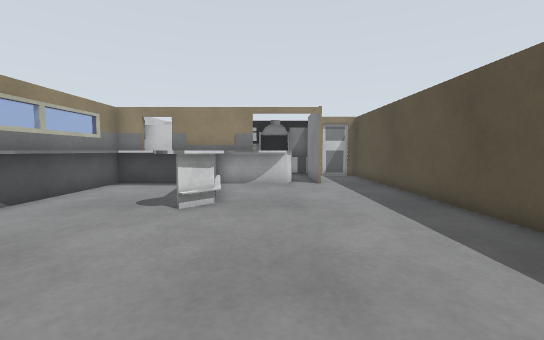
view 1 (above)

13 first-person views from a walk through a world built for the Gazebo simulator. The camera is 0.34 m above the floor, tilts 4° down and sees 90° across. The floor is counted in squares, 0.25 m on a side. Each view is taken from the middle of a square. On the plan, view 1 faces up. The plan holds only what a view shows up to about 13 squares ahead; the rest is blank. Surface patterns are stand-ins for the level's own textures.

view 2
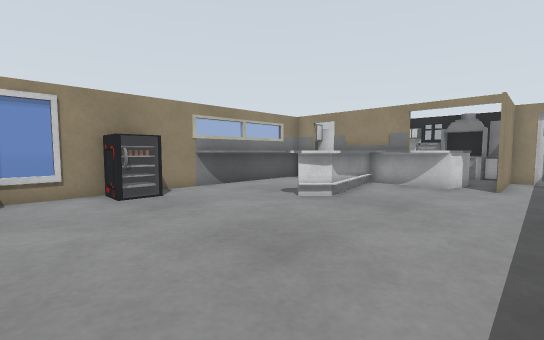

view 3
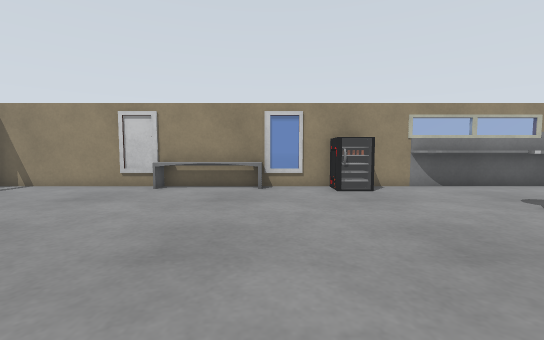

view 4
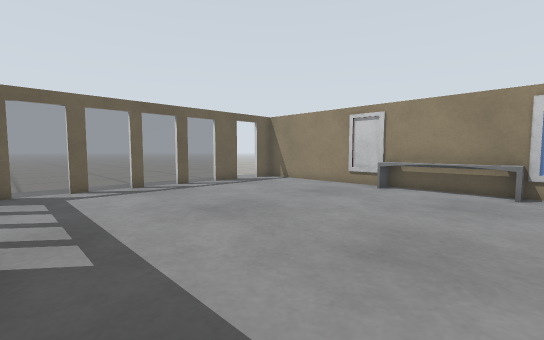

view 5
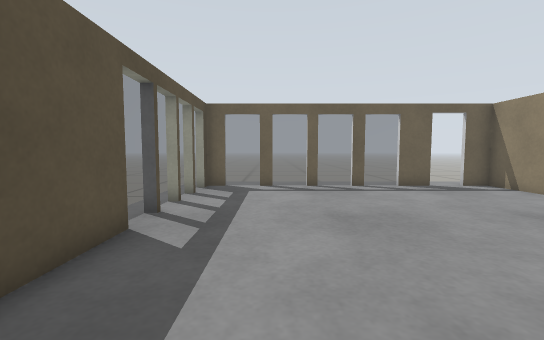

view 6
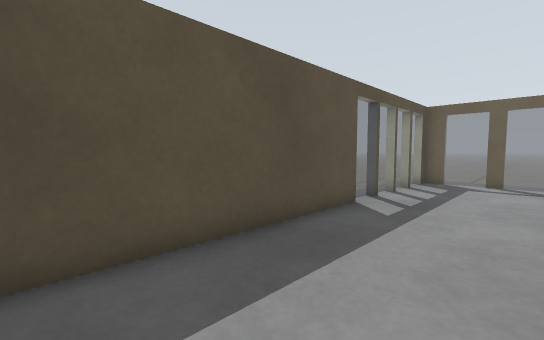

view 7
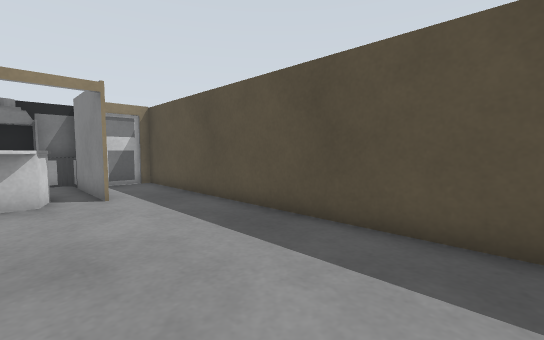

view 8
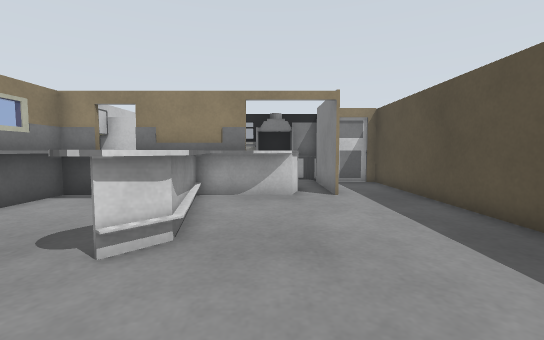

view 9
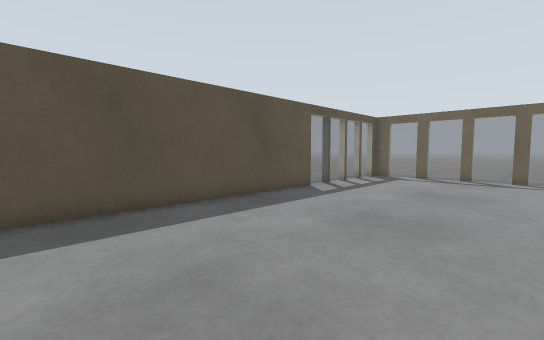

view 10
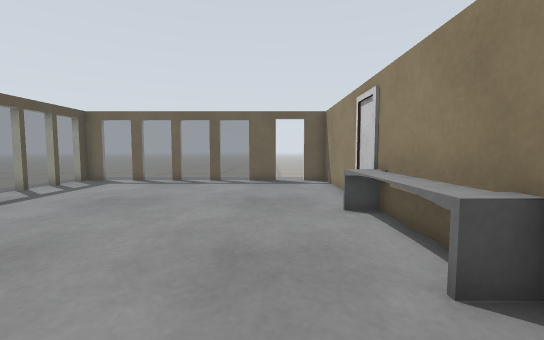

view 11
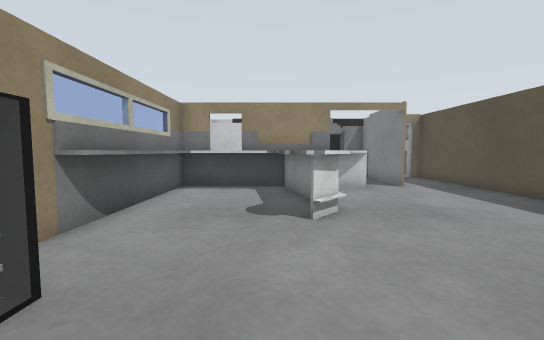

view 12
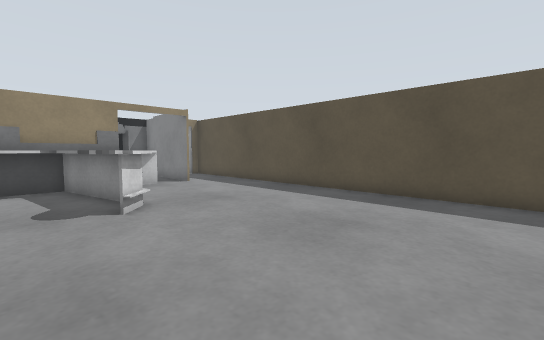

view 13
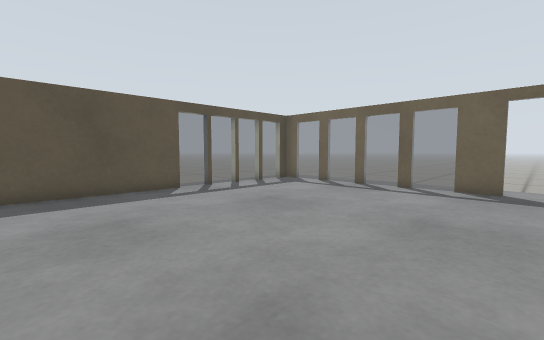

### Floor plan
Key: @ floor where view 1 was taken; # wall or solid block; . main floor; - floor 0.05 m lower than the main floor; / step, stairs or slope; = window, fence, low wall or low ledge.
Columns run from 7 left of view 1 to 7 right of it. Each row starts with its distance up from view 1.
 17       ####
 16         ##
 15          ####
 14          #..#
 13  #      =#..#
 12  ##   ##=#..#
 11  ######=....#
 10  #===#......#
  9  #..=#......#
  8  #...#=.....#
  7  #..=#=.....#
  6 ##...=......#
  5 #...........#
  4 # ..........#
  3  #=.........#
  2 ##..........#
  1 =...........#
  0 #=.....@....#
 -1  #..........#
 -2  #..........#
 -3  #..........#
 -4 #=..........#
 -5 #...........=
 -6 #...........#
 -7 #...........=-
 -8 #...........=-
 -9 #...........=--
-10 ##..........=--
-11  /.##====#=##--
-12  ///////////

Positions as (right, up) in squares from view 1, and headings:
1: (0, 0), facing up
2: (3, 0), facing up-left
3: (4, 0), facing left
4: (4, 0), facing down-left
5: (2, 0), facing down
6: (1, 2), facing down-right
7: (0, 3), facing up-right
8: (0, 3), facing up
9: (-2, 4), facing down-right
10: (-4, 2), facing down
11: (-3, 1), facing up
12: (-4, 0), facing up-right
13: (-5, 0), facing down-right
